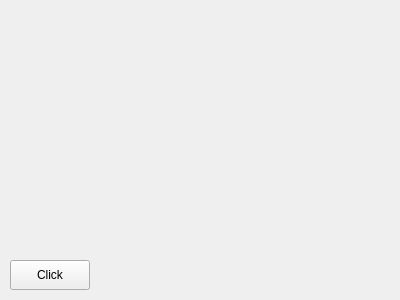
<?xml version="1.0" encoding="UTF-8"?>
<ui version="4.0">
 <class>Form</class>
 <widget class="QWidget" name="Form">
  <property name="geometry">
   <rect>
    <x>0</x>
    <y>0</y>
    <width>400</width>
    <height>300</height>
   </rect>
  </property>
  <property name="windowTitle">
   <string>Git и желтые окружности</string>
  </property>
  <widget class="QPushButton" name="pushButton">
   <property name="geometry">
    <rect>
     <x>10</x>
     <y>260</y>
     <width>80</width>
     <height>30</height>
    </rect>
   </property>
   <property name="text">
    <string>Click</string>
   </property>
  </widget>
 </widget>
 <resources/>
 <connections/>
</ui>
